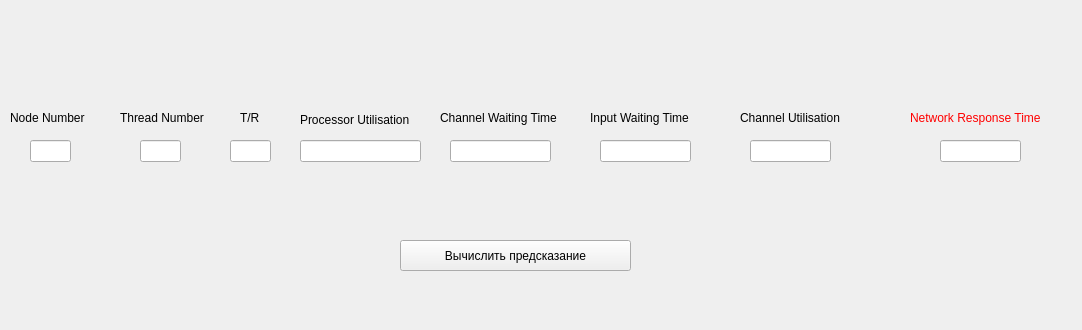
<?xml version="1.0" encoding="UTF-8"?>
<ui version="4.0">
 <class>Form</class>
 <widget class="QWidget" name="Form">
  <property name="geometry">
   <rect>
    <x>0</x>
    <y>0</y>
    <width>1082</width>
    <height>330</height>
   </rect>
  </property>
  <property name="windowTitle">
   <string>Form</string>
  </property>
  <widget class="QLineEdit" name="nn_field">
   <property name="geometry">
    <rect>
     <x>30</x>
     <y>140</y>
     <width>41</width>
     <height>22</height>
    </rect>
   </property>
   <property name="echoMode">
    <enum>QLineEdit::Normal</enum>
   </property>
  </widget>
  <widget class="QLineEdit" name="tn_field">
   <property name="geometry">
    <rect>
     <x>140</x>
     <y>140</y>
     <width>41</width>
     <height>22</height>
    </rect>
   </property>
  </widget>
  <widget class="QLineEdit" name="tr_field">
   <property name="geometry">
    <rect>
     <x>230</x>
     <y>140</y>
     <width>41</width>
     <height>22</height>
    </rect>
   </property>
  </widget>
  <widget class="QLineEdit" name="cwt_filed">
   <property name="geometry">
    <rect>
     <x>450</x>
     <y>140</y>
     <width>101</width>
     <height>22</height>
    </rect>
   </property>
   <property name="readOnly">
    <bool>false</bool>
   </property>
   <property name="clearButtonEnabled">
    <bool>false</bool>
   </property>
  </widget>
  <widget class="QLabel" name="label">
   <property name="geometry">
    <rect>
     <x>10</x>
     <y>110</y>
     <width>81</width>
     <height>16</height>
    </rect>
   </property>
   <property name="text">
    <string>Node Number</string>
   </property>
  </widget>
  <widget class="QLabel" name="label_2">
   <property name="geometry">
    <rect>
     <x>120</x>
     <y>110</y>
     <width>91</width>
     <height>16</height>
    </rect>
   </property>
   <property name="text">
    <string>Thread Number</string>
   </property>
  </widget>
  <widget class="QLabel" name="label_3">
   <property name="geometry">
    <rect>
     <x>240</x>
     <y>110</y>
     <width>21</width>
     <height>16</height>
    </rect>
   </property>
   <property name="text">
    <string>T/R</string>
   </property>
  </widget>
  <widget class="QLabel" name="label_4">
   <property name="geometry">
    <rect>
     <x>300</x>
     <y>110</y>
     <width>121</width>
     <height>20</height>
    </rect>
   </property>
   <property name="text">
    <string>Processor Utilisation</string>
   </property>
  </widget>
  <widget class="QLabel" name="label_5">
   <property name="geometry">
    <rect>
     <x>440</x>
     <y>110</y>
     <width>131</width>
     <height>16</height>
    </rect>
   </property>
   <property name="text">
    <string>Channel Waiting Time</string>
   </property>
  </widget>
  <widget class="QLabel" name="label_6">
   <property name="geometry">
    <rect>
     <x>590</x>
     <y>110</y>
     <width>111</width>
     <height>16</height>
    </rect>
   </property>
   <property name="text">
    <string>Input Waiting Time</string>
   </property>
  </widget>
  <widget class="QLabel" name="label_7">
   <property name="geometry">
    <rect>
     <x>740</x>
     <y>110</y>
     <width>111</width>
     <height>16</height>
    </rect>
   </property>
   <property name="text">
    <string>Channel Utilisation</string>
   </property>
  </widget>
  <widget class="QLineEdit" name="pu_field">
   <property name="geometry">
    <rect>
     <x>300</x>
     <y>140</y>
     <width>121</width>
     <height>22</height>
    </rect>
   </property>
  </widget>
  <widget class="QLineEdit" name="iwt_filed">
   <property name="geometry">
    <rect>
     <x>600</x>
     <y>140</y>
     <width>91</width>
     <height>22</height>
    </rect>
   </property>
   <property name="readOnly">
    <bool>false</bool>
   </property>
   <property name="clearButtonEnabled">
    <bool>false</bool>
   </property>
  </widget>
  <widget class="QLineEdit" name="cu_field">
   <property name="geometry">
    <rect>
     <x>750</x>
     <y>140</y>
     <width>81</width>
     <height>22</height>
    </rect>
   </property>
   <property name="readOnly">
    <bool>false</bool>
   </property>
   <property name="clearButtonEnabled">
    <bool>false</bool>
   </property>
  </widget>
  <widget class="QLabel" name="label_8">
   <property name="geometry">
    <rect>
     <x>910</x>
     <y>110</y>
     <width>151</width>
     <height>16</height>
    </rect>
   </property>
   <property name="palette">
    <palette>
     <active>
      <colorrole role="WindowText">
       <brush brushstyle="SolidPattern">
        <color alpha="255">
         <red>255</red>
         <green>0</green>
         <blue>0</blue>
        </color>
       </brush>
      </colorrole>
     </active>
     <inactive>
      <colorrole role="WindowText">
       <brush brushstyle="SolidPattern">
        <color alpha="255">
         <red>255</red>
         <green>0</green>
         <blue>0</blue>
        </color>
       </brush>
      </colorrole>
     </inactive>
     <disabled>
      <colorrole role="WindowText">
       <brush brushstyle="SolidPattern">
        <color alpha="255">
         <red>120</red>
         <green>120</green>
         <blue>120</blue>
        </color>
       </brush>
      </colorrole>
     </disabled>
    </palette>
   </property>
   <property name="text">
    <string>Network Response Time</string>
   </property>
  </widget>
  <widget class="QLineEdit" name="nrt_field">
   <property name="geometry">
    <rect>
     <x>940</x>
     <y>140</y>
     <width>81</width>
     <height>22</height>
    </rect>
   </property>
   <property name="readOnly">
    <bool>true</bool>
   </property>
   <property name="clearButtonEnabled">
    <bool>false</bool>
   </property>
  </widget>
  <widget class="QPushButton" name="pushButton">
   <property name="geometry">
    <rect>
     <x>400</x>
     <y>240</y>
     <width>231</width>
     <height>31</height>
    </rect>
   </property>
   <property name="text">
    <string>Вычислить предсказание</string>
   </property>
  </widget>
 </widget>
 <resources/>
 <connections/>
</ui>
